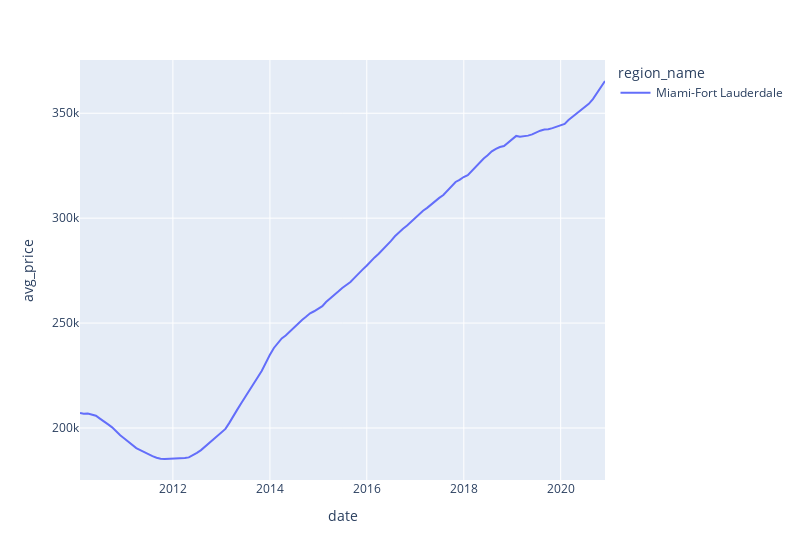
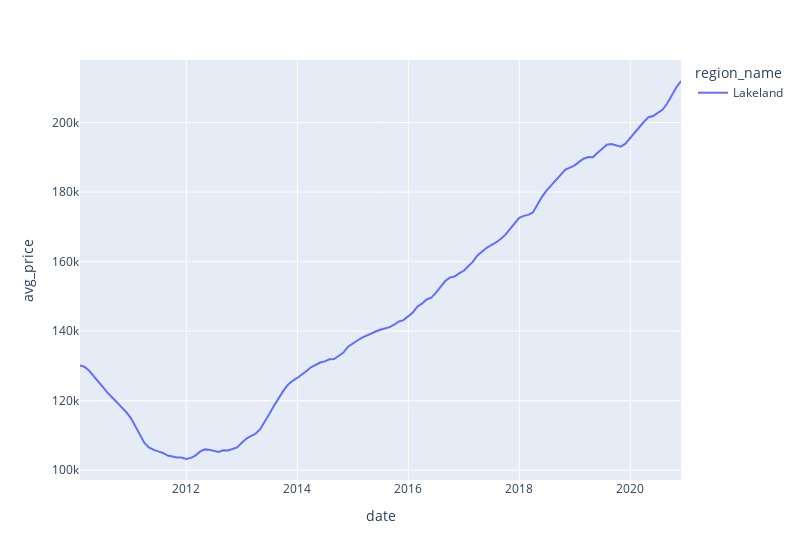
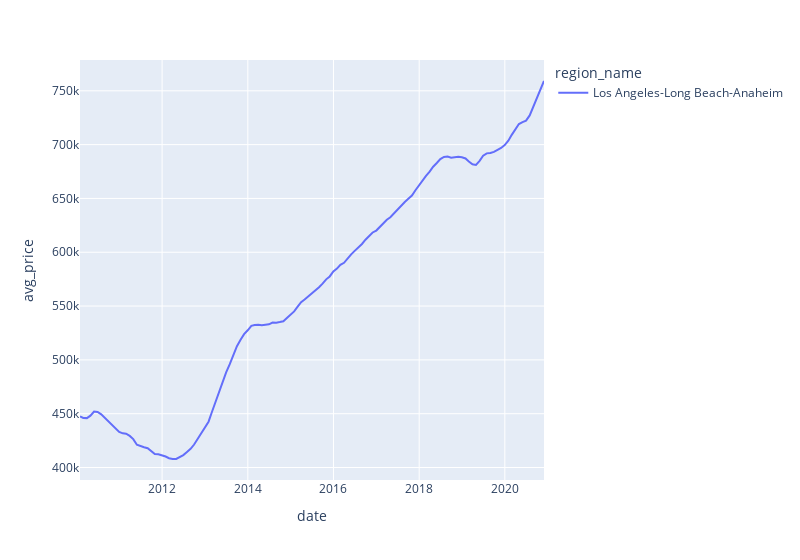
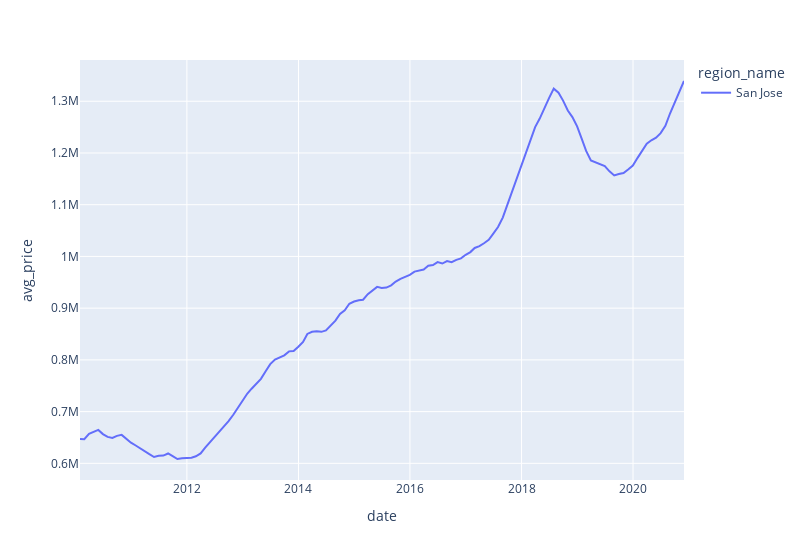

The cell these charts' notebook holds for them, in order:
### Code cell
cities = ['Miami-Fort Lauderdale','Lakeland','Los Angeles-Long Beach-Anaheim','San Jose']

metrics_all = []
#ml_df_test_set_all = pd.DataFrame()
#ml_2020_df_all = pd.DataFrame()
for city in cities:
    results,ml_df_test_set,ml_2020_df = lnr_model(df,city)
    print(results)
    metrics_all.append(results)
 #   ml_df_test_set_all.append(ml_df_test_set)
 #   ml_2020_df_all.append(ml_2020_df)

metrics_df = pd.DataFrame(metrics_all)   
print(metrics_df)
#print(ml_df_test_set_all)
#print(ml_2020_df_all)

### Figure 1 — Plotly figure (JSON) as saved in the notebook; plotly's stock layout.template omitted (floating-point values rounded to 4 significant figures; data arrays with more than 128 entries replaced by an {"elided": "..."} marker saying what was removed)
{"data": [{"hovertemplate": "region_name=Miami-Fort Lauderdale<br>date=%{x}<br>avg_price=%{y}<extra></extra>", "legendgroup": "Miami-Fort Lauderdale", "line": {"color": "#636efa", "dash": "solid"}, "mode": "lines", "name": "Miami-Fort Lauderdale", "orientation": "v", "showlegend": true, "type": "scatter", "x": {"elided": "131 str values"}, "xaxis": "x", "y": {"elided": "131 int values"}, "yaxis": "y"}], "layout": {"legend": {"title": {"text": "region_name"}, "tracegroupgap": 0}, "margin": {"t": 60}, "width": 800, "xaxis": {"anchor": "y", "domain": [0, 1], "title": {"text": "date"}}, "yaxis": {"anchor": "x", "domain": [0, 1], "title": {"text": "avg_price"}}}}

### Figure 2 — Plotly figure (JSON) as saved in the notebook; plotly's stock layout.template omitted (floating-point values rounded to 4 significant figures; data arrays with more than 128 entries replaced by an {"elided": "..."} marker saying what was removed)
{"data": [{"hovertemplate": "region_name=Lakeland<br>date=%{x}<br>avg_price=%{y}<extra></extra>", "legendgroup": "Lakeland", "line": {"color": "#636efa", "dash": "solid"}, "mode": "lines", "name": "Lakeland", "orientation": "v", "showlegend": true, "type": "scatter", "x": {"elided": "131 str values"}, "xaxis": "x", "y": {"elided": "131 int values"}, "yaxis": "y"}], "layout": {"legend": {"title": {"text": "region_name"}, "tracegroupgap": 0}, "margin": {"t": 60}, "width": 800, "xaxis": {"anchor": "y", "domain": [0, 1], "title": {"text": "date"}}, "yaxis": {"anchor": "x", "domain": [0, 1], "title": {"text": "avg_price"}}}}

### Figure 3 — Plotly figure (JSON) as saved in the notebook; plotly's stock layout.template omitted (floating-point values rounded to 4 significant figures; data arrays with more than 128 entries replaced by an {"elided": "..."} marker saying what was removed)
{"data": [{"hovertemplate": "region_name=Los Angeles-Long Beach-Anaheim<br>date=%{x}<br>avg_price=%{y}<extra></extra>", "legendgroup": "Los Angeles-Long Beach-Anaheim", "line": {"color": "#636efa", "dash": "solid"}, "mode": "lines", "name": "Los Angeles-Long Beach-Anaheim", "orientation": "v", "showlegend": true, "type": "scatter", "x": {"elided": "131 str values"}, "xaxis": "x", "y": {"elided": "131 int values"}, "yaxis": "y"}], "layout": {"legend": {"title": {"text": "region_name"}, "tracegroupgap": 0}, "margin": {"t": 60}, "width": 800, "xaxis": {"anchor": "y", "domain": [0, 1], "title": {"text": "date"}}, "yaxis": {"anchor": "x", "domain": [0, 1], "title": {"text": "avg_price"}}}}

### Figure 4 — Plotly figure (JSON) as saved in the notebook; plotly's stock layout.template omitted (floating-point values rounded to 4 significant figures; data arrays with more than 128 entries replaced by an {"elided": "..."} marker saying what was removed)
{"data": [{"hovertemplate": "region_name=San Jose<br>date=%{x}<br>avg_price=%{y}<extra></extra>", "legendgroup": "San Jose", "line": {"color": "#636efa", "dash": "solid"}, "mode": "lines", "name": "San Jose", "orientation": "v", "showlegend": true, "type": "scatter", "x": {"elided": "131 str values"}, "xaxis": "x", "y": {"elided": "131 int values"}, "yaxis": "y"}], "layout": {"legend": {"title": {"text": "region_name"}, "tracegroupgap": 0}, "margin": {"t": 60}, "width": 800, "xaxis": {"anchor": "y", "domain": [0, 1], "title": {"text": "date"}}, "yaxis": {"anchor": "x", "domain": [0, 1], "title": {"text": "avg_price"}}}}
